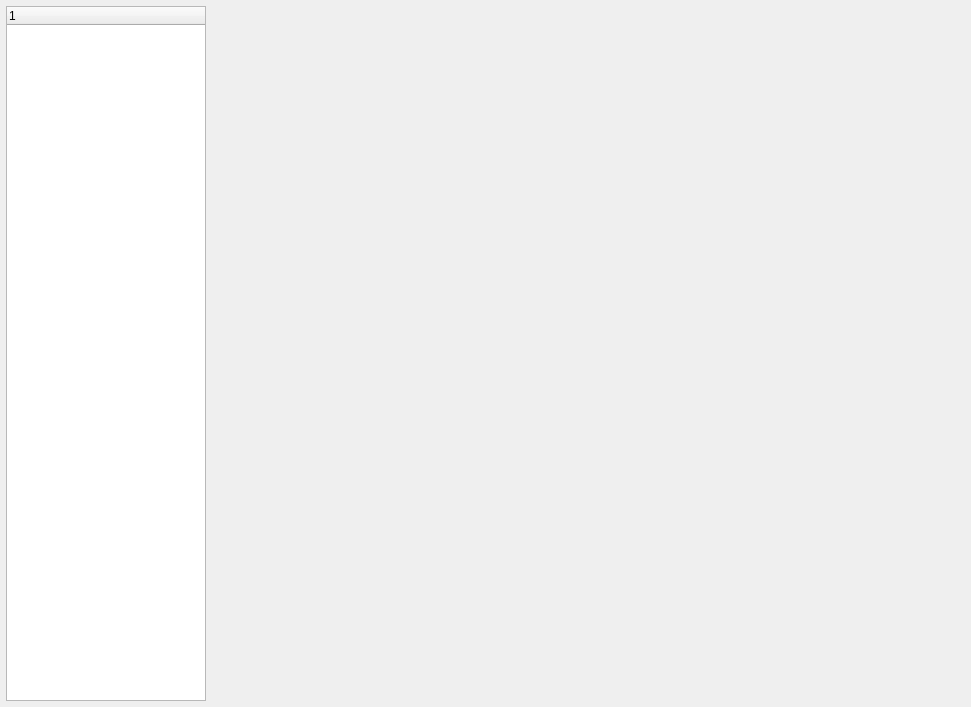
<?xml version="1.0" encoding="UTF-8"?>
<ui version="4.0">
 <class>WidgetAssyProcessDesign</class>
 <widget class="QWidget" name="WidgetAssyProcessDesign">
  <property name="geometry">
   <rect>
    <x>0</x>
    <y>0</y>
    <width>971</width>
    <height>707</height>
   </rect>
  </property>
  <layout class="QGridLayout" name="gridLayout">
   <property name="leftMargin">
    <number>6</number>
   </property>
   <property name="topMargin">
    <number>6</number>
   </property>
   <property name="rightMargin">
    <number>6</number>
   </property>
   <property name="bottomMargin">
    <number>6</number>
   </property>
   <item row="0" column="0">
    <widget class="QTreeWidget" name="treeWidget">
     <property name="maximumSize">
      <size>
       <width>200</width>
       <height>16777215</height>
      </size>
     </property>
     <column>
      <property name="text">
       <string notr="true">1</string>
      </property>
     </column>
    </widget>
   </item>
   <item row="0" column="1">
    <widget class="QStackedWidget" name="stackedWidget"/>
   </item>
  </layout>
 </widget>
 <tabstops>
  <tabstop>treeWidget</tabstop>
 </tabstops>
 <resources/>
 <connections/>
</ui>
